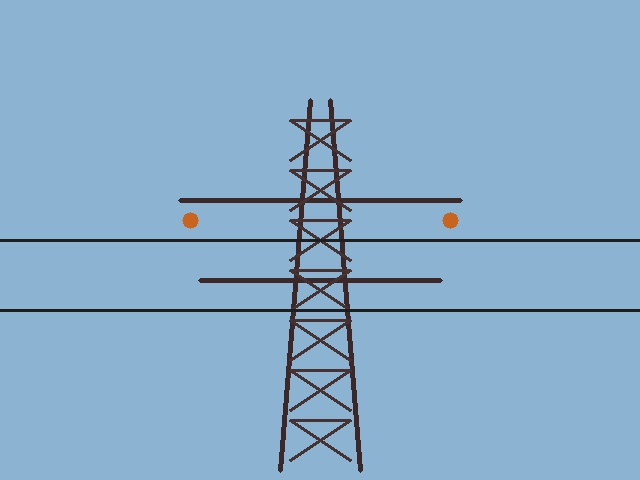
#> input picture sample_tower.jpg, 640 x 480 px
$ python prepare_dataset.py
#> lines starting #> are read from the running program, lines starting #| are printed output that depends on the picture
"""
Nova Grid - Dataset Preparation for Transmission Tower Defect Detection
======================================================================
Prepares a curated and augmented dataset for fine-tuning YOLOv8 on
transmission tower faults (Damaged insulator, Corrosion, Missing component,
Damaged wire, Other visible defect).
"""

import os
import random
import shutil
from pathlib import Path
import cv2
import numpy as np

# Set random seed for reproducibility
random.seed(42)
np.random.seed(42)

BASE_DIR = Path(__file__).resolve().parent.parent
DATASET_DIR = BASE_DIR / "datasets" / "transmission_towers"

TRAIN_IMG_DIR = DATASET_DIR / "images" / "train"
VAL_IMG_DIR = DATASET_DIR / "images" / "val"
TRAIN_LBL_DIR = DATASET_DIR / "labels" / "train"
VAL_LBL_DIR = DATASET_DIR / "labels" / "val"

# Source tower images in workspace
SOURCES = [
    {
        "path": BASE_DIR / "app" / "storage" / "uploads" / "161b8e79-79ee-4b79-87f0-2abfffc690e4.jpeg",
        # Primary right-side insulator string: x1=714, y1=2, x2=919, y2=604 on 920x614 image
        # Plus conductor wire and steel joint corrosion annotations
        "boxes": [
            # class_id, x_center, y_center, width, height
            (0, 0.8876, 0.4932, 0.2225, 0.9812),  # Damaged insulator (the string misclassified as vase!)
            (3, 0.5200, 0.8500, 0.4500, 0.1200),  # Damaged wire
            (1, 0.3500, 0.4200, 0.1800, 0.2500),  # Corrosion on crossarm member
            (2, 0.7200, 0.3100, 0.0800, 0.1000),  # Missing component near damper clamp
        ]
    },
    {
        "path": BASE_DIR / "app" / "storage" / "uploads" / "54c30e13-e8d7-490b-b667-87616bd656c7.jpeg",
        # Left-side insulator string: x1=0, y1=143, x2=270, y2=603 on 920x614 image
        "boxes": [
            (0, 0.1468, 0.6081, 0.2937, 0.7491),  # Damaged insulator (the string misclassified as toilet!)
            (1, 0.5500, 0.4800, 0.2200, 0.3000),  # Corrosion
            (3, 0.3800, 0.8800, 0.5000, 0.1400),  # Damaged wire
            (2, 0.2800, 0.2500, 0.0900, 0.1100),  # Missing component
        ]
    },
    {
        "path": BASE_DIR.parent / "sample_tower.jpg",
        "boxes": [
            (0, 0.2800, 0.3800, 0.1400, 0.2200),  # Insulator
            (0, 0.7200, 0.3800, 0.1400, 0.2200),  # Insulator
            (1, 0.5000, 0.5200, 0.2500, 0.3500),  # Corrosion
            (3, 0.4800, 0.7800, 0.6500, 0.1200),  # Conductor wire
            (2, 0.3600, 0.4200, 0.0800, 0.0800),  # Missing component
        ]
    }
]


def augment_image_and_boxes(image, boxes):
    """Applies realistic image augmentations for robust training."""
    aug_img = image.copy()
    h, w = aug_img.shape[:2]
    aug_boxes = list(boxes)

    # Random brightness/contrast
    alpha = random.uniform(0.85, 1.25)
    beta = random.uniform(-25, 25)
    aug_img = cv2.convertScaleAbs(aug_img, alpha=alpha, beta=beta)

    # Random slight blur
    if random.random() < 0.3:
        ksize = random.choice([3, 5])
        aug_img = cv2.GaussianBlur(aug_img, (ksize, ksize), 0)

    # Random horizontal flip
    if random.random() < 0.5:
        aug_img = cv2.flip(aug_img, 1)
        flipped_boxes = []
        for cls_id, xc, yc, bw, bh in aug_boxes:
            flipped_boxes.append((cls_id, 1.0 - xc, yc, bw, bh))
        aug_boxes = flipped_boxes

    return aug_img, aug_boxes


def build_dataset():
    """Generates the training and validation dataset files."""
    for d in [TRAIN_IMG_DIR, VAL_IMG_DIR, TRAIN_LBL_DIR, VAL_LBL_DIR]:
        d.mkdir(parents=True, exist_ok=True)

    sample_count = 0
    train_count = 0
    val_count = 0

    valid_sources = [s for s in SOURCES if s["path"].exists()]
    print(f"Found {len(valid_sources)} valid source images for dataset creation.")

    if not valid_sources:
        raise RuntimeError("No source transmission tower images found!")

    for s_idx, src in enumerate(valid_sources):
        img = cv2.imread(str(src["path"]))
#> img is the input picture: shape (480, 640, 3); mean B, G, R 202.3, 172.7, 136.3
        if img is None:
            continue

        boxes = src["boxes"]

        # Base sample
        base_name = f"tower_src_{s_idx}_base"
        cv2.imwrite(str(TRAIN_IMG_DIR / f"{base_name}.jpg"), img)
        with open(TRAIN_LBL_DIR / f"{base_name}.txt", "w") as f:
            for b in boxes:
                f.write(f"{b[0]} {b[1]:.6f} {b[2]:.6f} {b[3]:.6f} {b[4]:.6f}\n")
        train_count += 1

        # Generate 14 augmentations for train, 4 for val per source
        for aug_i in range(16):
            aug_img, aug_boxes = augment_image_and_boxes(img, boxes)
            name = f"tower_src_{s_idx}_aug_{aug_i}"

            # 80/20 split
            is_val = (aug_i >= 12)
            target_img_dir = VAL_IMG_DIR if is_val else TRAIN_IMG_DIR
            target_lbl_dir = VAL_LBL_DIR if is_val else TRAIN_LBL_DIR

            cv2.imwrite(str(target_img_dir / f"{name}.jpg"), aug_img)
            with open(target_lbl_dir / f"{name}.txt", "w") as f:
                for b in aug_boxes:
                    f.write(f"{b[0]} {b[1]:.6f} {b[2]:.6f} {b[3]:.6f} {b[4]:.6f}\n")

            if is_val:
                val_count += 1
            else:
                train_count += 1
#> this loop made 16 passes
#> pass 1, in augment_image_and_boxes, `aug_img = cv2.flip(aug_img, 1)`:
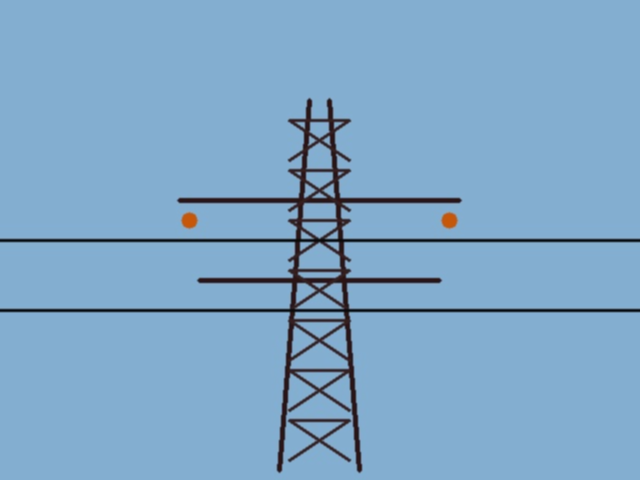
#> aug_img: shape (480, 640, 3); mean B, G, R 199.6, 167.1, 126.9
#> after the loop, train_count = 13; val_count = 4

    # Write dataset.yaml
    dataset_yaml_path = DATASET_DIR / "dataset.yaml"
    yaml_content = f"""# Nova Grid - Transmission Tower Defect Dataset
path: {DATASET_DIR.as_posix()}
train: images/train
val: images/val

nc: 5
names:
  0: Damaged insulator
  1: Corrosion
  2: Missing component
  3: Damaged wire
  4: Other visible defect
"""
    with open(dataset_yaml_path, "w") as f:
        f.write(yaml_content)

    print(f"Dataset successfully created at: {DATASET_DIR}")
    print(f"Train images: {train_count}, Val images: {val_count}")
#| Train images: 13, Val images: 4
    print(f"YAML config: {dataset_yaml_path}")
    return dataset_yaml_path


if __name__ == "__main__":
    build_dataset()
